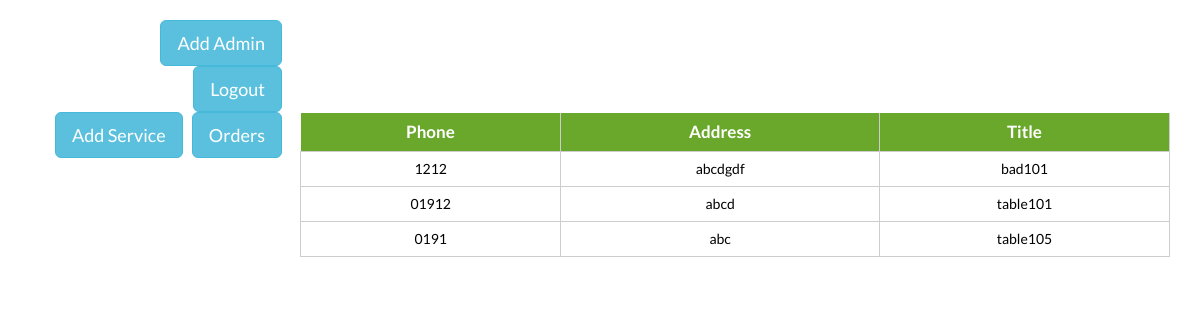
/orders.php, run on the app's committed database.
### tables this page shows
CREATE TABLE `orders` (
  `id` int(11) NOT NULL,
  `phone` varchar(1000) NOT NULL,
  `address` varchar(1000) NOT NULL,
  `c_no` varchar(20) NOT NULL,
  `sid` varchar(20) DEFAULT NULL
);

CREATE TABLE `services` (
  `sid` int(11) NOT NULL,
  `type` varchar(500) DEFAULT NULL,
  `title` varchar(500) DEFAULT NULL,
  `description` varchar(5000) DEFAULT NULL,
  `image` varchar(5000) DEFAULT NULL,
  `price` int(11) DEFAULT NULL,
  `status` varchar(500) DEFAULT NULL
);

### orders.php (the view, shortened to what this page needs)
<?php include('server.php')?>
<!Doctype html>
<head>
    <link href="css/bootstrap.css" rel="stylesheet" type="text/css" media="all" />
    <link href="css/style.css" rel="stylesheet" type="text/css" media="all" />
</head>
<body>
<div class="col-md-3 header-right footer-bottom">
                <ul>
                    <li> <button type="button" class="btn btn-info btn-lg" data-toggle="modal" data-target="#myModal14">Add Admin</button></a>
</li>
<form method="post" action="admin.php">
               		<li>
                     <button type="button" class="btn btn-info btn-lg" name="logout">Logout</button>
                    </li>
                </form>
                <li> <button type="button" class="btn btn-info btn-lg" data-toggle="modal" data-target="#myModal15">Add Service</button></a>
</li>
<li>
                     <button type="button" onclick="window.location.href='orders.php'"  class="btn btn-info btn-lg" name="orders">Orders</button>
                    </li>
</ul>
</div>
<div class="checkout">
    <div class="container">
      <br>
        <div class="table-responsive checkout-right animated wow slideInUp" data-wow-delay=".5s">
            <table class="timetable_sub">
                <thead>
                    <tr>
                        <th>Phone</th>
                        <th>Address</th>
                        <th>title</th>
                    </tr>
                </thead>
                <?php
                $query="SELECT o.phone, o.address, s.title  FROM `orders` as o  INNER JOIN services as s on o.sid = s.sid ORDER BY id DESC";
                $result=mysqli_query($db, $query);
                while($subjects=mysqli_fetch_row($result)){
                echo "
                    <td class='invert'>$subjects[0]</td>
                    <td class='invert'>$subjects[1]</td>
                    <td class='invert'>$subjects[2]</td>
                </tr>";
}?>
            </table>
        </div>
    </div>
</div>
</body>
</html>

### data on the page
orders: phone "1212", address "abcdgdf", sid.title "bad101"
orders: phone "01912", address "abcd", sid.title "table101"
orders: phone "0191", address "abc", sid.title "table105"
